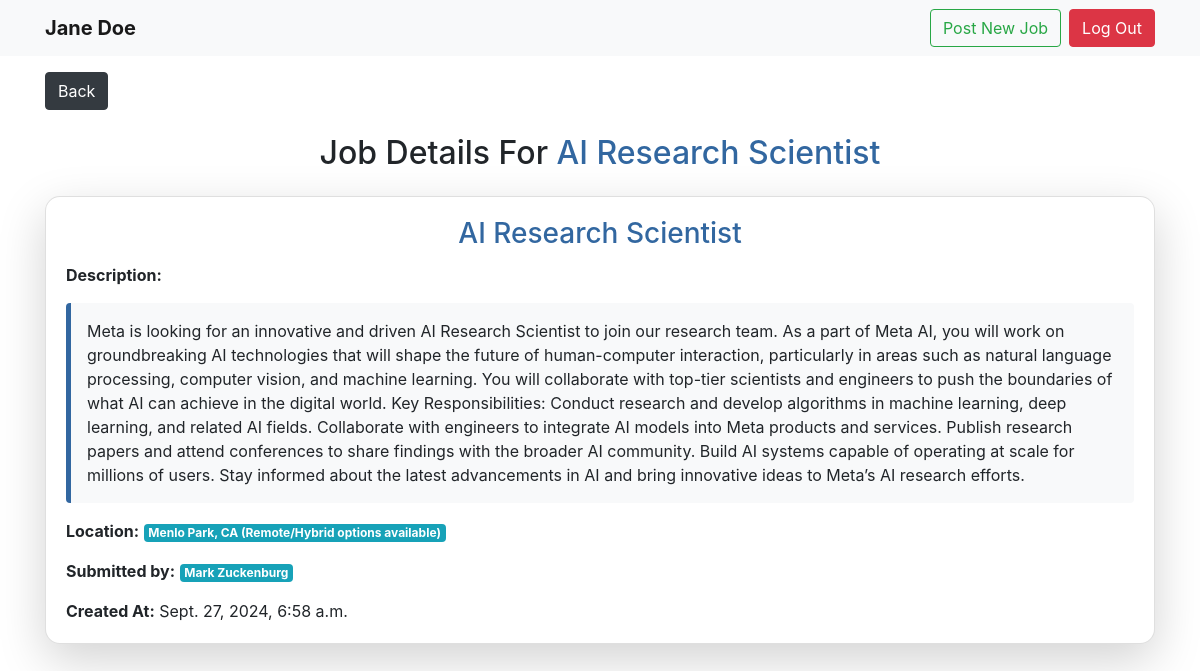
The app's page /jobs/4 (signed in) with its own data.
### main/models.py (models this page shows)
class User(models.Model):
    f_name = models.CharField(max_length=255)
    l_name = models.CharField(max_length=255)
    email = models.CharField(max_length=255)
    password = models.CharField(max_length=255)
    objects = UserManager()
    created_at = models.DateTimeField(auto_now_add=True)
    updated_at = models.DateTimeField(auto_now=True)

class Job(models.Model):
    title = models.CharField(max_length=255)
    description = models.CharField(max_length=255)
    location = models.CharField(max_length=255)
    submitted_by = models.ForeignKey(User, related_name = 'submitted_jobs', on_delete = models.CASCADE)
    created_at = models.DateTimeField(auto_now_add=True)
    updated_at = models.DateTimeField(auto_now=True)

### main/views.py (the view)
# urls.py: path('jobs/<int:job_id>', views.view_job),
def view_job(request, job_id):
    context = {
        'selected_job': Job.objects.get(id=job_id),
        'logged_in_user': User.objects.get(id=request.session['user_id'])
    }
    return render(request, 'view_job_details.html', context)

### main/templates/view_job_details.html (shortened to what this page needs)
<!DOCTYPE html>
<html lang="en">
<head>
    <link rel="stylesheet" href="https://stackpath.bootstrapcdn.com/bootstrap/4.5.2/css/bootstrap.min.css">
</head>
<nav class="navbar navbar-expand-lg navbar-light bg-light">
    <div class="container">
        <strong><a class="navbar-brand" href="#">{{ logged_in_user.f_name }} {{ logged_in_user.l_name }}</a></strong>
        <div class="d-flex">
            <a class="btn btn-outline-success mr-2" href="/jobs/new">Post New Job</a>
            <a class="btn btn-danger" href="/logout">Log Out</a>
        </div>
    </div>
</nav>
<body>
    <div class="container mt-3">
        <div class="d-flex justify-content-between">
            <a class="btn btn-dark" href="/dashboard">Back</a>
        </div>
        <h2 class="mt-4 text-center">Job Details For <span style="color: #3267a0;">{{ selected_job.title }}</span></h2>
        <div class="card mt-4 shadow-lg" style="border-radius: 15px;">
            <div class="card-body">
                <h3 class="card-title text-center" style="color: #3267a0;">{{ selected_job.title }}</h3>
                <p class="card-text"><strong>Description:</strong></p>
                <p class="bg-light p-3 rounded" style="border-left: 5px solid #3267a0;">{{ selected_job.description }}</p>
                <p class="card-text"><strong>Location:</strong> <span class="badge badge-info">{{ selected_job.location }}</span></p>
                <p class="card-text"><strong>Submitted by:</strong> <span class="badge badge-info">{{ selected_job.submitted_by.f_name }} {{ selected_job.submitted_by.l_name }}</span></p>
                <p class="card-text"><strong>Created At:</strong> <span >{{ selected_job.created_at }}</span></p>
            </div>
        </div>
        <br>
        <br>
</body>
</html>

### records on screen
User: f_name "Jane", l_name "Doe"
Job: title "AI Research Scientist", description "Meta is looking for an innovative and driven AI Research Scientist to join our research team. As a part of Meta AI, you will work on groundbreaking AI technologies that will shape the future of human-computer interaction, particularly in areas such as natural language processing, computer vision, and machine learning. You will collaborate with top-tier scientists and engineers to push the boundaries of what AI can achieve in the digital world. Key Responsibilities: Conduct research and develop algorithms in machine learning, deep learning, and related AI fields. Collaborate with engineers to integrate AI models into Meta products and services. Publish research papers and attend conferences…", location "Menlo Park, CA (Remote/Hybrid options available)", submitted_by.f_name "Mark", submitted_by.l_name "Zuckenburg", created_at "Sept. 27, 2024, 6:58 a.m."
